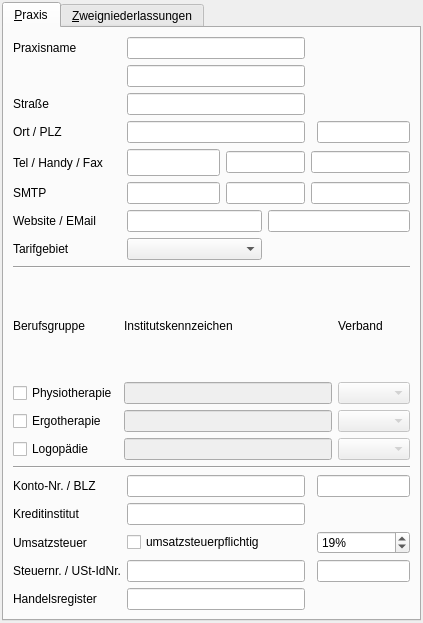
<?xml version="1.0" encoding="UTF-8"?>
<ui version="4.0">
 <class>ConfSurgery</class>
 <widget class="QWidget" name="ConfSurgery">
  <property name="geometry">
   <rect>
    <x>0</x>
    <y>0</y>
    <width>423</width>
    <height>623</height>
   </rect>
  </property>
  <property name="windowTitle">
   <string>Form</string>
  </property>
  <layout class="QGridLayout">
   <property name="margin" stdset="0">
    <number>2</number>
   </property>
   <item row="0" column="0">
    <widget class="QTabWidget" name="tabWidget">
     <property name="currentIndex">
      <number>0</number>
     </property>
     <widget class="QWidget" name="tab">
      <attribute name="title">
       <string>&amp;Praxis</string>
      </attribute>
      <layout class="QGridLayout" name="gridLayout">
       <item row="0" column="0">
        <widget class="QLabel" name="label">
         <property name="text">
          <string>Praxisname</string>
         </property>
        </widget>
       </item>
       <item row="0" column="1" colspan="3">
        <widget class="QLineEdit" name="leName1">
         <property name="maximumSize">
          <size>
           <width>16777215</width>
           <height>16777215</height>
          </size>
         </property>
         <property name="maxLength">
          <number>255</number>
         </property>
        </widget>
       </item>
       <item row="1" column="1" colspan="3">
        <widget class="QLineEdit" name="leName2">
         <property name="maxLength">
          <number>255</number>
         </property>
        </widget>
       </item>
       <item row="2" column="0">
        <widget class="QLabel" name="label_2">
         <property name="text">
          <string>Straße</string>
         </property>
        </widget>
       </item>
       <item row="2" column="1" colspan="3">
        <widget class="QLineEdit" name="leStreet">
         <property name="maxLength">
          <number>50</number>
         </property>
        </widget>
       </item>
       <item row="3" column="0">
        <widget class="QLabel" name="label_3">
         <property name="text">
          <string>Ort / PLZ</string>
         </property>
        </widget>
       </item>
       <item row="3" column="1" colspan="3">
        <widget class="QLineEdit" name="leCity">
         <property name="maxLength">
          <number>50</number>
         </property>
        </widget>
       </item>
       <item row="3" column="5">
        <widget class="QLineEdit" name="leZip">
         <property name="maxLength">
          <number>5</number>
         </property>
        </widget>
       </item>
       <item row="4" column="0">
        <widget class="QLabel" name="label_4">
         <property name="text">
          <string>Tel / Handy / Fax</string>
         </property>
        </widget>
       </item>
       <item row="4" column="1">
        <widget class="QLineEdit" name="leTel">
         <property name="enabled">
          <bool>true</bool>
         </property>
         <property name="minimumSize">
          <size>
           <width>70</width>
           <height>27</height>
          </size>
         </property>
         <property name="maxLength">
          <number>20</number>
         </property>
        </widget>
       </item>
       <item row="4" column="2" colspan="2">
        <widget class="QLineEdit" name="leMobile">
         <property name="maxLength">
          <number>20</number>
         </property>
        </widget>
       </item>
       <item row="4" column="4" colspan="2">
        <widget class="QLineEdit" name="leFax">
         <property name="maxLength">
          <number>50</number>
         </property>
        </widget>
       </item>
       <item row="5" column="0">
        <widget class="QLabel" name="label_5">
         <property name="text">
          <string>SMTP</string>
         </property>
        </widget>
       </item>
       <item row="5" column="1">
        <widget class="QLineEdit" name="leServer">
         <property name="minimumSize">
          <size>
           <width>70</width>
           <height>0</height>
          </size>
         </property>
         <property name="maxLength">
          <number>20</number>
         </property>
        </widget>
       </item>
       <item row="5" column="2" colspan="2">
        <widget class="QLineEdit" name="leName">
         <property name="maxLength">
          <number>50</number>
         </property>
        </widget>
       </item>
       <item row="5" column="4" colspan="2">
        <widget class="QLineEdit" name="lePassword">
         <property name="maxLength">
          <number>50</number>
         </property>
        </widget>
       </item>
       <item row="6" column="0">
        <widget class="QLabel" name="label_6">
         <property name="text">
          <string>Website / EMail</string>
         </property>
        </widget>
       </item>
       <item row="6" column="1" colspan="2">
        <widget class="QLineEdit" name="leWebsite">
         <property name="sizePolicy">
          <sizepolicy hsizetype="Expanding" vsizetype="Fixed">
           <horstretch>0</horstretch>
           <verstretch>0</verstretch>
          </sizepolicy>
         </property>
         <property name="maxLength">
          <number>100</number>
         </property>
        </widget>
       </item>
       <item row="6" column="3" colspan="3">
        <widget class="QLineEdit" name="leEMail">
         <property name="sizePolicy">
          <sizepolicy hsizetype="Expanding" vsizetype="Fixed">
           <horstretch>0</horstretch>
           <verstretch>0</verstretch>
          </sizepolicy>
         </property>
         <property name="maxLength">
          <number>100</number>
         </property>
        </widget>
       </item>
       <item row="7" column="0">
        <widget class="QLabel" name="label_7">
         <property name="text">
          <string>Tarifgebiet</string>
         </property>
        </widget>
       </item>
       <item row="7" column="1" colspan="2">
        <widget class="QComboBox" name="cbTariff"/>
       </item>
       <item row="8" column="0" colspan="6">
        <widget class="QWidget" name="widget_3" native="true">
         <layout class="QGridLayout" name="gridLayout_4">
          <property name="margin" stdset="0">
           <number>0</number>
          </property>
          <item row="1" column="0">
           <widget class="QLabel" name="label_8">
            <property name="text">
             <string>Berufsgruppe</string>
            </property>
           </widget>
          </item>
          <item row="2" column="0">
           <widget class="QCheckBox" name="cbProfPhysio">
            <property name="text">
             <string>Physiotherapie</string>
            </property>
           </widget>
          </item>
          <item row="3" column="0">
           <widget class="QCheckBox" name="cbProfErgo">
            <property name="text">
             <string>Ergotherapie</string>
            </property>
           </widget>
          </item>
          <item row="4" column="0">
           <widget class="QCheckBox" name="cbProfLogo">
            <property name="text">
             <string>Logopädie</string>
            </property>
           </widget>
          </item>
          <item row="2" column="2">
           <widget class="QComboBox" name="cbUnionPhysio">
            <property name="enabled">
             <bool>false</bool>
            </property>
           </widget>
          </item>
          <item row="3" column="2">
           <widget class="QComboBox" name="cbUnionErgo">
            <property name="enabled">
             <bool>false</bool>
            </property>
           </widget>
          </item>
          <item row="4" column="2">
           <widget class="QComboBox" name="cbUnionLogo">
            <property name="enabled">
             <bool>false</bool>
            </property>
           </widget>
          </item>
          <item row="2" column="1">
           <widget class="QLineEdit" name="lePhysioIK">
            <property name="enabled">
             <bool>false</bool>
            </property>
            <property name="maxLength">
             <number>9</number>
            </property>
           </widget>
          </item>
          <item row="3" column="1">
           <widget class="QLineEdit" name="leErgoIK">
            <property name="enabled">
             <bool>false</bool>
            </property>
            <property name="maxLength">
             <number>9</number>
            </property>
           </widget>
          </item>
          <item row="4" column="1">
           <widget class="QLineEdit" name="leLogoIK">
            <property name="enabled">
             <bool>false</bool>
            </property>
            <property name="maxLength">
             <number>9</number>
            </property>
           </widget>
          </item>
          <item row="1" column="1">
           <widget class="QLabel" name="label_19">
            <property name="text">
             <string>Institutskennzeichen</string>
            </property>
           </widget>
          </item>
          <item row="1" column="2">
           <widget class="QLabel" name="label_20">
            <property name="text">
             <string>Verband</string>
            </property>
           </widget>
          </item>
          <item row="0" column="0" colspan="3">
           <widget class="Line" name="line_2">
            <property name="orientation">
             <enum>Qt::Orientation::Horizontal</enum>
            </property>
           </widget>
          </item>
         </layout>
        </widget>
       </item>
       <item row="9" column="0" colspan="6">
        <widget class="Line" name="line">
         <property name="orientation">
          <enum>Qt::Orientation::Horizontal</enum>
         </property>
        </widget>
       </item>
       <item row="10" column="0">
        <widget class="QLabel" name="label_9">
         <property name="text">
          <string>Konto-Nr. / BLZ</string>
         </property>
        </widget>
       </item>
       <item row="10" column="1" colspan="3">
        <widget class="QLineEdit" name="leAccount"/>
       </item>
       <item row="10" column="5">
        <widget class="QLineEdit" name="leBankcode"/>
       </item>
       <item row="11" column="0">
        <widget class="QLabel" name="label_10">
         <property name="text">
          <string>Kreditinstitut</string>
         </property>
        </widget>
       </item>
       <item row="11" column="1" colspan="3">
        <widget class="QLineEdit" name="leBank"/>
       </item>
       <item row="12" column="0">
        <widget class="QLabel" name="label_11">
         <property name="text">
          <string>Umsatzsteuer</string>
         </property>
        </widget>
       </item>
       <item row="12" column="1" colspan="4">
        <widget class="QCheckBox" name="cbSalesTax">
         <property name="text">
          <string>umsatzsteuerpflichtig</string>
         </property>
        </widget>
       </item>
       <item row="12" column="5">
        <widget class="QSpinBox" name="spSalesTaxPercent">
         <property name="suffix">
          <string>%</string>
         </property>
         <property name="value">
          <number>19</number>
         </property>
        </widget>
       </item>
       <item row="13" column="0">
        <widget class="QLabel" name="label_12">
         <property name="text">
          <string>Steuernr. / USt-IdNr.</string>
         </property>
        </widget>
       </item>
       <item row="13" column="1" colspan="3">
        <widget class="QLineEdit" name="leTaxID">
         <property name="maxLength">
          <number>20</number>
         </property>
        </widget>
       </item>
       <item row="13" column="5">
        <widget class="QLineEdit" name="leSalesTaxID">
         <property name="maxLength">
          <number>11</number>
         </property>
        </widget>
       </item>
       <item row="14" column="0">
        <widget class="QLabel" name="label_13">
         <property name="text">
          <string>Handelsregister</string>
         </property>
        </widget>
       </item>
       <item row="14" column="1" colspan="3">
        <widget class="QLineEdit" name="leTradeRegister"/>
       </item>
      </layout>
     </widget>
     <widget class="QWidget" name="tab_2">
      <attribute name="title">
       <string>&amp;Zweigniederlassungen</string>
      </attribute>
      <layout class="QGridLayout" name="gridLayout_2">
       <item row="0" column="0" rowspan="3">
        <widget class="QListWidget" name="listWidgetBranches"/>
       </item>
       <item row="0" column="1" rowspan="3">
        <widget class="QWidget" name="widget" native="true">
         <layout class="QVBoxLayout" name="verticalLayout">
          <property name="margin" stdset="0">
           <number>2</number>
          </property>
          <item>
           <widget class="QPushButton" name="pbAddBranch">
            <property name="maximumSize">
             <size>
              <width>24</width>
              <height>24</height>
             </size>
            </property>
            <property name="toolTip">
             <string>Hinzufügen</string>
            </property>
            <property name="text">
             <string/>
            </property>
            <property name="icon">
             <iconset resource="images/images.qrc">
              <normaloff>:/plus.png</normaloff>:/plus.png</iconset>
            </property>
           </widget>
          </item>
          <item>
           <widget class="QPushButton" name="pbDelBranch">
            <property name="maximumSize">
             <size>
              <width>24</width>
              <height>24</height>
             </size>
            </property>
            <property name="toolTip">
             <string>Entfernen</string>
            </property>
            <property name="text">
             <string/>
            </property>
            <property name="icon">
             <iconset resource="images/images.qrc">
              <normaloff>:/minus.png</normaloff>:/minus.png</iconset>
            </property>
           </widget>
          </item>
          <item>
           <spacer name="verticalSpacer">
            <property name="orientation">
             <enum>Qt::Orientation::Vertical</enum>
            </property>
            <property name="sizeHint" stdset="0">
             <size>
              <width>20</width>
              <height>40</height>
             </size>
            </property>
           </spacer>
          </item>
         </layout>
        </widget>
       </item>
       <item row="4" column="0" colspan="2">
        <widget class="QWidget" name="widget_2" native="true">
         <layout class="QGridLayout" name="gridLayout_3">
          <item row="1" column="0">
           <widget class="QLabel" name="label_14">
            <property name="text">
             <string>Name:</string>
            </property>
           </widget>
          </item>
          <item row="4" column="0">
           <widget class="QLabel" name="label_15">
            <property name="text">
             <string>Straße:</string>
            </property>
           </widget>
          </item>
          <item row="4" column="1" colspan="3">
           <widget class="QLineEdit" name="leBranchStreet"/>
          </item>
          <item row="5" column="0">
           <widget class="QLabel" name="label_16">
            <property name="text">
             <string>Ort / PLZ:</string>
            </property>
           </widget>
          </item>
          <item row="5" column="1" colspan="2">
           <widget class="QLineEdit" name="leBranchCity"/>
          </item>
          <item row="6" column="0">
           <widget class="QLabel" name="label_17">
            <property name="text">
             <string>Tel / Handy / Fax:</string>
            </property>
           </widget>
          </item>
          <item row="6" column="1">
           <widget class="QLineEdit" name="leBranchTel"/>
          </item>
          <item row="6" column="2">
           <widget class="QLineEdit" name="leBranchMobile"/>
          </item>
          <item row="6" column="3">
           <widget class="QLineEdit" name="leBranchFax"/>
          </item>
          <item row="5" column="3">
           <widget class="QLineEdit" name="leBranchZip"/>
          </item>
          <item row="1" column="1" colspan="3">
           <widget class="QLineEdit" name="leBranchName1"/>
          </item>
          <item row="0" column="1">
           <widget class="QLineEdit" name="leBranchIK"/>
          </item>
          <item row="0" column="0">
           <widget class="QLabel" name="label_18">
            <property name="text">
             <string>IK:</string>
            </property>
           </widget>
          </item>
          <item row="3" column="1" colspan="3">
           <widget class="QLineEdit" name="leBranchName2"/>
          </item>
         </layout>
        </widget>
       </item>
      </layout>
     </widget>
    </widget>
   </item>
  </layout>
 </widget>
 <tabstops>
  <tabstop>leName1</tabstop>
  <tabstop>leName2</tabstop>
  <tabstop>leStreet</tabstop>
  <tabstop>leCity</tabstop>
  <tabstop>leZip</tabstop>
  <tabstop>leTel</tabstop>
  <tabstop>leMobile</tabstop>
  <tabstop>leServer</tabstop>
  <tabstop>leName</tabstop>
  <tabstop>leWebsite</tabstop>
  <tabstop>cbTariff</tabstop>
  <tabstop>cbProfPhysio</tabstop>
  <tabstop>lePhysioIK</tabstop>
  <tabstop>cbUnionPhysio</tabstop>
  <tabstop>cbProfErgo</tabstop>
  <tabstop>leErgoIK</tabstop>
  <tabstop>cbUnionErgo</tabstop>
  <tabstop>cbProfLogo</tabstop>
  <tabstop>leLogoIK</tabstop>
  <tabstop>cbUnionLogo</tabstop>
  <tabstop>leAccount</tabstop>
  <tabstop>leBankcode</tabstop>
  <tabstop>leBank</tabstop>
  <tabstop>cbSalesTax</tabstop>
  <tabstop>spSalesTaxPercent</tabstop>
  <tabstop>leTaxID</tabstop>
  <tabstop>leSalesTaxID</tabstop>
  <tabstop>leTradeRegister</tabstop>
  <tabstop>leBranchTel</tabstop>
  <tabstop>leBranchMobile</tabstop>
  <tabstop>leBranchFax</tabstop>
  <tabstop>pbAddBranch</tabstop>
  <tabstop>leBranchIK</tabstop>
  <tabstop>leBranchName1</tabstop>
  <tabstop>leBranchStreet</tabstop>
  <tabstop>leBranchCity</tabstop>
  <tabstop>listWidgetBranches</tabstop>
  <tabstop>pbDelBranch</tabstop>
  <tabstop>leBranchName2</tabstop>
  <tabstop>leBranchZip</tabstop>
 </tabstops>
 <resources>
  <include location="images/images.qrc"/>
 </resources>
 <connections/>
</ui>
